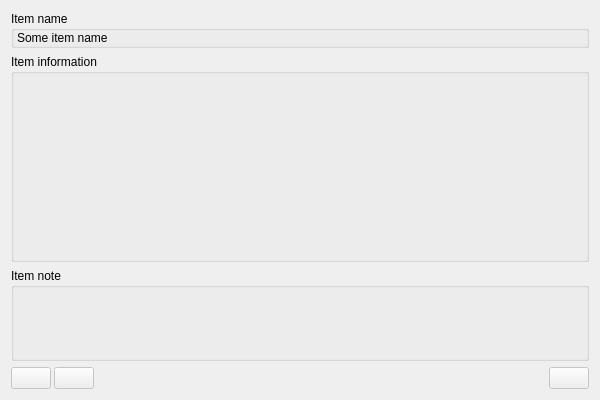
<?xml version="1.0" encoding="UTF-8"?>
<ui version="4.0">
 <class>ItemInfoWidgetClass</class>
 <widget class="QWidget" name="ItemInfoWidgetClass">
  <property name="geometry">
   <rect>
    <x>0</x>
    <y>0</y>
    <width>600</width>
    <height>400</height>
   </rect>
  </property>
  <property name="windowTitle">
   <string>ItemInfoWidget</string>
  </property>
  <layout class="QVBoxLayout" name="verticalLayout_2" stretch="0,3,1,0">
   <item>
    <widget class="QGroupBox" name="groupBox_3">
     <property name="title">
      <string>Item name</string>
     </property>
     <layout class="QVBoxLayout" name="verticalLayout_3">
      <property name="leftMargin">
       <number>3</number>
      </property>
      <property name="topMargin">
       <number>0</number>
      </property>
      <property name="rightMargin">
       <number>0</number>
      </property>
      <property name="bottomMargin">
       <number>0</number>
      </property>
      <item>
       <widget class="QLabel" name="itemNameLabel">
        <property name="text">
         <string>Some item name</string>
        </property>
       </widget>
      </item>
     </layout>
    </widget>
   </item>
   <item>
    <widget class="QGroupBox" name="groupBox_2">
     <property name="title">
      <string>Item information</string>
     </property>
     <layout class="QHBoxLayout" name="horizontalLayout_2">
      <property name="leftMargin">
       <number>0</number>
      </property>
      <property name="topMargin">
       <number>0</number>
      </property>
      <property name="rightMargin">
       <number>0</number>
      </property>
      <property name="bottomMargin">
       <number>0</number>
      </property>
      <item>
       <widget class="QStackedWidget" name="infoStackedWidget">
        <property name="currentIndex">
         <number>4</number>
        </property>
        <widget class="QWidget" name="emptyPage"/>
        <widget class="QWidget" name="loadingPage">
         <layout class="QVBoxLayout" name="verticalLayout_4">
          <item>
           <widget class="LoadingWidget" name="loadingWidget" native="true">
            <property name="maximumSize">
             <size>
              <width>16777215</width>
              <height>64</height>
             </size>
            </property>
           </widget>
          </item>
         </layout>
        </widget>
        <widget class="QWidget" name="errorPage">
         <layout class="QVBoxLayout" name="verticalLayout_5">
          <item>
           <spacer name="verticalSpacer">
            <property name="orientation">
             <enum>Qt::Orientation::Vertical</enum>
            </property>
            <property name="sizeHint" stdset="0">
             <size>
              <width>20</width>
              <height>40</height>
             </size>
            </property>
           </spacer>
          </item>
          <item>
           <layout class="QHBoxLayout" name="horizontalLayout_3">
            <item>
             <spacer name="horizontalSpacer_2">
              <property name="orientation">
               <enum>Qt::Orientation::Horizontal</enum>
              </property>
              <property name="sizeHint" stdset="0">
               <size>
                <width>40</width>
                <height>20</height>
               </size>
              </property>
             </spacer>
            </item>
            <item>
             <widget class="QWidget" name="widget_2" native="true">
              <property name="styleSheet">
               <string notr="true">background-color: rgb(255, 141, 133);
border-radius: 8px;</string>
              </property>
              <layout class="QHBoxLayout" name="horizontalLayout_4">
               <item>
                <widget class="QLabel" name="errorLabel">
                 <property name="styleSheet">
                  <string notr="true"/>
                 </property>
                 <property name="text">
                  <string>TextLabel</string>
                 </property>
                </widget>
               </item>
              </layout>
             </widget>
            </item>
            <item>
             <spacer name="horizontalSpacer_3">
              <property name="orientation">
               <enum>Qt::Orientation::Horizontal</enum>
              </property>
              <property name="sizeHint" stdset="0">
               <size>
                <width>40</width>
                <height>20</height>
               </size>
              </property>
             </spacer>
            </item>
           </layout>
          </item>
          <item>
           <spacer name="verticalSpacer_2">
            <property name="orientation">
             <enum>Qt::Orientation::Vertical</enum>
            </property>
            <property name="sizeHint" stdset="0">
             <size>
              <width>20</width>
              <height>40</height>
             </size>
            </property>
           </spacer>
          </item>
         </layout>
        </widget>
        <widget class="ViewLoginItem" name="loginPage"/>
        <widget class="ViewCardItem" name="cardPage"/>
       </widget>
      </item>
     </layout>
    </widget>
   </item>
   <item>
    <widget class="QGroupBox" name="groupBox">
     <property name="title">
      <string>Item note</string>
     </property>
     <layout class="QVBoxLayout" name="verticalLayout">
      <property name="leftMargin">
       <number>0</number>
      </property>
      <property name="topMargin">
       <number>0</number>
      </property>
      <property name="rightMargin">
       <number>0</number>
      </property>
      <property name="bottomMargin">
       <number>0</number>
      </property>
      <item>
       <widget class="QPlainTextEdit" name="itemNoteEdit">
        <property name="styleSheet">
         <string notr="true">background-color: #00000000;</string>
        </property>
        <property name="readOnly">
         <bool>true</bool>
        </property>
       </widget>
      </item>
     </layout>
    </widget>
   </item>
   <item>
    <layout class="QHBoxLayout" name="horizontalLayout">
     <property name="spacing">
      <number>3</number>
     </property>
     <item>
      <widget class="QPushButton" name="editButton">
       <property name="enabled">
        <bool>false</bool>
       </property>
       <property name="toolTip">
        <string>Edit Item</string>
       </property>
       <property name="text">
        <string/>
       </property>
       <property name="icon">
        <iconset resource="../../../resource.qrc">
         <normaloff>:/icons/icons/edit.svg</normaloff>:/icons/icons/edit.svg</iconset>
       </property>
      </widget>
     </item>
     <item>
      <widget class="QPushButton" name="favoriteButton">
       <property name="enabled">
        <bool>false</bool>
       </property>
       <property name="toolTip">
        <string>Mark as Favorite</string>
       </property>
       <property name="text">
        <string/>
       </property>
       <property name="icon">
        <iconset resource="../../../resource.qrc">
         <normaloff>:/icons/icons/star.svg</normaloff>:/icons/icons/star.svg</iconset>
       </property>
      </widget>
     </item>
     <item>
      <spacer name="horizontalSpacer">
       <property name="orientation">
        <enum>Qt::Orientation::Horizontal</enum>
       </property>
       <property name="sizeHint" stdset="0">
        <size>
         <width>40</width>
         <height>20</height>
        </size>
       </property>
      </spacer>
     </item>
     <item>
      <widget class="QPushButton" name="pushButton">
       <property name="enabled">
        <bool>false</bool>
       </property>
       <property name="toolTip">
        <string>Move to Trash</string>
       </property>
       <property name="text">
        <string/>
       </property>
       <property name="icon">
        <iconset resource="../../../resource.qrc">
         <normaloff>:/icons/icons/trash.svg</normaloff>:/icons/icons/trash.svg</iconset>
       </property>
      </widget>
     </item>
    </layout>
   </item>
  </layout>
 </widget>
 <layoutdefault spacing="6" margin="11"/>
 <customwidgets>
  <customwidget>
   <class>ViewLoginItem</class>
   <extends>QWidget</extends>
   <header>../ViewLoginItem/ViewLoginItem.h</header>
   <container>1</container>
  </customwidget>
  <customwidget>
   <class>LoadingWidget</class>
   <extends>QWidget</extends>
   <header>../Components/LoadingWidget.h</header>
   <container>1</container>
  </customwidget>
  <customwidget>
   <class>ViewCardItem</class>
   <extends>QWidget</extends>
   <header>../ViewCardItem/ViewCardItem.h</header>
   <container>1</container>
  </customwidget>
 </customwidgets>
 <resources>
  <include location="../../../resource.qrc"/>
 </resources>
 <connections/>
</ui>
